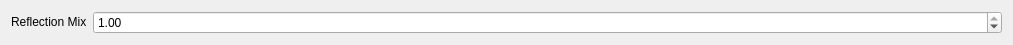
<?xml version="1.0" encoding="UTF-8"?>
<ui version="4.0">
 <class>Form</class>
 <widget class="QWidget" name="Form">
  <property name="geometry">
   <rect>
    <x>0</x>
    <y>0</y>
    <width>1013</width>
    <height>40</height>
   </rect>
  </property>
  <property name="sizePolicy">
   <sizepolicy hsizetype="Expanding" vsizetype="Expanding">
    <horstretch>0</horstretch>
    <verstretch>0</verstretch>
   </sizepolicy>
  </property>
  <property name="windowTitle">
   <string>Form</string>
  </property>
  <layout class="QGridLayout" name="gridLayout">
   <item row="0" column="0">
    <layout class="QGridLayout" name="gridLayout_12">
     <item row="0" column="0">
      <widget class="QLabel" name="bake_reflection_mix_label">
       <property name="sizePolicy">
        <sizepolicy hsizetype="Fixed" vsizetype="Fixed">
         <horstretch>0</horstretch>
         <verstretch>0</verstretch>
        </sizepolicy>
       </property>
       <property name="text">
        <string>Reflection Mix</string>
       </property>
      </widget>
     </item>
     <item row="0" column="1">
      <widget class="QDoubleSpinBox" name="bake_reflection_mix_spinbox">
       <property name="maximum">
        <double>1.000000000000000</double>
       </property>
       <property name="singleStep">
        <double>0.010000000000000</double>
       </property>
       <property name="value">
        <double>1.000000000000000</double>
       </property>
      </widget>
     </item>
    </layout>
   </item>
  </layout>
 </widget>
 <resources/>
 <connections/>
</ui>
